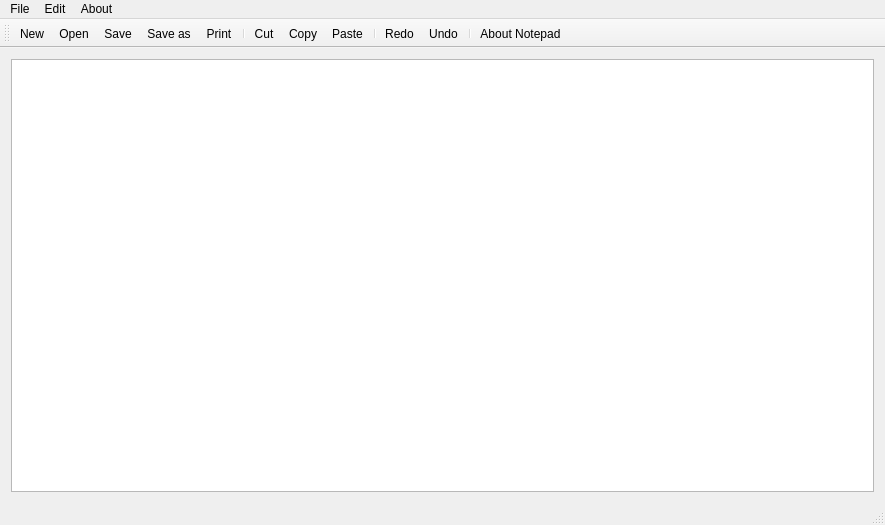
<?xml version="1.0" encoding="UTF-8"?>
<ui version="4.0">
 <class>Notepad</class>
 <widget class="QMainWindow" name="Notepad">
  <property name="geometry">
   <rect>
    <x>0</x>
    <y>0</y>
    <width>885</width>
    <height>525</height>
   </rect>
  </property>
  <property name="windowTitle">
   <string>Notepad</string>
  </property>
  <widget class="QWidget" name="centralWidget">
   <layout class="QVBoxLayout" name="verticalLayout">
    <item>
     <widget class="QTextEdit" name="textEdit"/>
    </item>
   </layout>
  </widget>
  <widget class="QMenuBar" name="menuBar">
   <property name="geometry">
    <rect>
     <x>0</x>
     <y>0</y>
     <width>885</width>
     <height>21</height>
    </rect>
   </property>
   <widget class="QMenu" name="menuFile">
    <property name="title">
     <string>File</string>
    </property>
    <addaction name="actionNew"/>
    <addaction name="actionOpen"/>
    <addaction name="separator"/>
    <addaction name="actionSave"/>
    <addaction name="actionSave_as"/>
    <addaction name="actionPrint"/>
   </widget>
   <widget class="QMenu" name="menuEdit">
    <property name="title">
     <string>Edit</string>
    </property>
    <addaction name="actionCut"/>
    <addaction name="actionCopy"/>
    <addaction name="actionPaste"/>
    <addaction name="separator"/>
    <addaction name="actionRedo"/>
    <addaction name="actionUndo"/>
   </widget>
   <widget class="QMenu" name="menuAbout">
    <property name="title">
     <string>About</string>
    </property>
    <addaction name="actionAbout_Notepad"/>
   </widget>
   <addaction name="menuFile"/>
   <addaction name="menuEdit"/>
   <addaction name="menuAbout"/>
  </widget>
  <widget class="QToolBar" name="mainToolBar">
   <attribute name="toolBarArea">
    <enum>TopToolBarArea</enum>
   </attribute>
   <attribute name="toolBarBreak">
    <bool>false</bool>
   </attribute>
   <addaction name="actionNew"/>
   <addaction name="actionOpen"/>
   <addaction name="actionSave"/>
   <addaction name="actionSave_as"/>
   <addaction name="actionPrint"/>
   <addaction name="separator"/>
   <addaction name="actionCut"/>
   <addaction name="actionCopy"/>
   <addaction name="actionPaste"/>
   <addaction name="separator"/>
   <addaction name="actionRedo"/>
   <addaction name="actionUndo"/>
   <addaction name="separator"/>
   <addaction name="actionAbout_Notepad"/>
  </widget>
  <widget class="QStatusBar" name="statusBar"/>
  <action name="actionNew">
   <property name="icon">
    <iconset resource="KelvinResource.qrc">
     <normaloff>:/kelvin.img/img/new2.png</normaloff>:/kelvin.img/img/new2.png</iconset>
   </property>
   <property name="text">
    <string>New</string>
   </property>
  </action>
  <action name="actionOpen">
   <property name="icon">
    <iconset resource="KelvinResource.qrc">
     <normaloff>:/kelvin.img/img/open.jpg</normaloff>:/kelvin.img/img/open.jpg</iconset>
   </property>
   <property name="text">
    <string>Open</string>
   </property>
  </action>
  <action name="actionSave">
   <property name="icon">
    <iconset resource="KelvinResource.qrc">
     <normaloff>:/kelvin.img/img/save-icon-9.png</normaloff>:/kelvin.img/img/save-icon-9.png</iconset>
   </property>
   <property name="text">
    <string>Save</string>
   </property>
  </action>
  <action name="actionSave_as">
   <property name="icon">
    <iconset resource="KelvinResource.qrc">
     <normaloff>:/kelvin.img/img/save as.png</normaloff>:/kelvin.img/img/save as.png</iconset>
   </property>
   <property name="text">
    <string>Save as</string>
   </property>
  </action>
  <action name="actionCut">
   <property name="icon">
    <iconset resource="KelvinResource.qrc">
     <normaloff>:/kelvin.img/img/realcut.png</normaloff>:/kelvin.img/img/realcut.png</iconset>
   </property>
   <property name="text">
    <string>Cut</string>
   </property>
  </action>
  <action name="actionCopy">
   <property name="icon">
    <iconset resource="KelvinResource.qrc">
     <normaloff>:/kelvin.img/img/realcopy.png</normaloff>:/kelvin.img/img/realcopy.png</iconset>
   </property>
   <property name="text">
    <string>Copy</string>
   </property>
  </action>
  <action name="actionPaste">
   <property name="icon">
    <iconset resource="KelvinResource.qrc">
     <normaloff>:/kelvin.img/img/paste.png</normaloff>:/kelvin.img/img/paste.png</iconset>
   </property>
   <property name="text">
    <string>Paste</string>
   </property>
  </action>
  <action name="actionPrint">
   <property name="icon">
    <iconset resource="KelvinResource.qrc">
     <normaloff>:/kelvin.img/img/Print.png</normaloff>:/kelvin.img/img/Print.png</iconset>
   </property>
   <property name="text">
    <string>Print</string>
   </property>
  </action>
  <action name="actionRedo">
   <property name="icon">
    <iconset resource="KelvinResource.qrc">
     <normaloff>:/kelvin.img/img/redo.png</normaloff>:/kelvin.img/img/redo.png</iconset>
   </property>
   <property name="text">
    <string>Redo</string>
   </property>
  </action>
  <action name="actionUndo">
   <property name="icon">
    <iconset resource="KelvinResource.qrc">
     <normaloff>:/kelvin.img/img/realundo.png</normaloff>:/kelvin.img/img/realundo.png</iconset>
   </property>
   <property name="text">
    <string>Undo</string>
   </property>
  </action>
  <action name="actionAbout_Notepad">
   <property name="icon">
    <iconset resource="KelvinResource.qrc">
     <normaloff>:/kelvin.img/img/realabout.png</normaloff>:/kelvin.img/img/realabout.png</iconset>
   </property>
   <property name="text">
    <string>About Notepad</string>
   </property>
  </action>
 </widget>
 <layoutdefault spacing="6" margin="11"/>
 <resources>
  <include location="KelvinResource.qrc"/>
 </resources>
 <connections/>
</ui>
